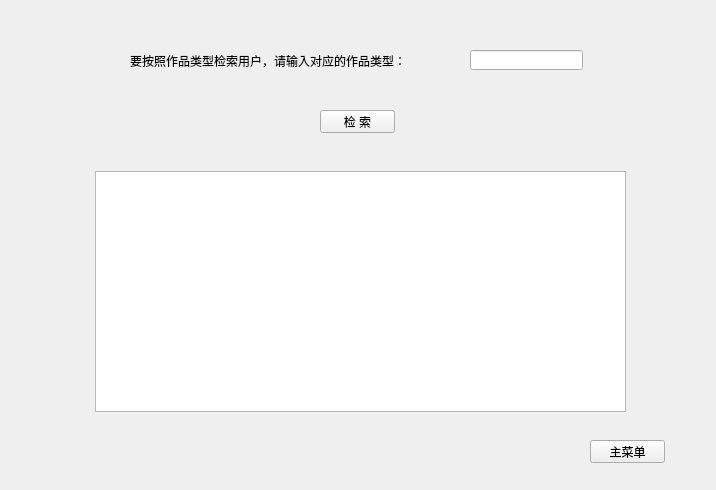
<?xml version="1.0" encoding="UTF-8"?>
<ui version="4.0">
 <class>TypeSearch</class>
 <widget class="QWidget" name="TypeSearch">
  <property name="geometry">
   <rect>
    <x>0</x>
    <y>0</y>
    <width>716</width>
    <height>490</height>
   </rect>
  </property>
  <property name="windowTitle">
   <string>Form</string>
  </property>
  <widget class="QLabel" name="label">
   <property name="geometry">
    <rect>
     <x>130</x>
     <y>50</y>
     <width>511</width>
     <height>21</height>
    </rect>
   </property>
   <property name="text">
    <string>要按照作品类型检索用户，请输入对应的作品类型：</string>
   </property>
  </widget>
  <widget class="QLineEdit" name="typeLineEdit">
   <property name="geometry">
    <rect>
     <x>470</x>
     <y>50</y>
     <width>113</width>
     <height>20</height>
    </rect>
   </property>
  </widget>
  <widget class="QPushButton" name="searchButton">
   <property name="geometry">
    <rect>
     <x>320</x>
     <y>110</y>
     <width>75</width>
     <height>23</height>
    </rect>
   </property>
   <property name="text">
    <string>检 索</string>
   </property>
  </widget>
  <widget class="QTableWidget" name="tableWidget">
   <property name="geometry">
    <rect>
     <x>95</x>
     <y>171</y>
     <width>531</width>
     <height>241</height>
    </rect>
   </property>
  </widget>
  <widget class="QPushButton" name="returnButton">
   <property name="geometry">
    <rect>
     <x>590</x>
     <y>440</y>
     <width>75</width>
     <height>23</height>
    </rect>
   </property>
   <property name="text">
    <string>主菜单</string>
   </property>
  </widget>
 </widget>
 <resources/>
 <connections/>
</ui>
